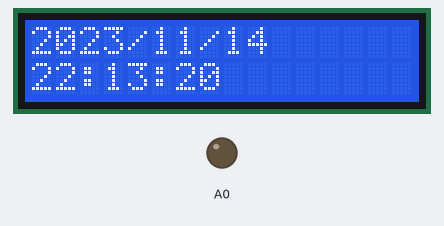
The sketch below on a simulated Arduino Nano, built with avr-gcc and run on an emulated ATmega328P. Parts: 16×2 character LCD, output pins drawn as LEDs (lit = HIGH). The local clock reads 2024-03-15 10:24:30 at power-on unless the sketch sets it.

Above: at 0.1 s.
At 4.2 s:
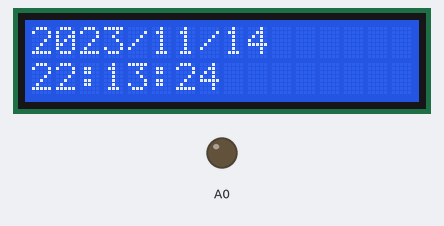
At 9.4 s:
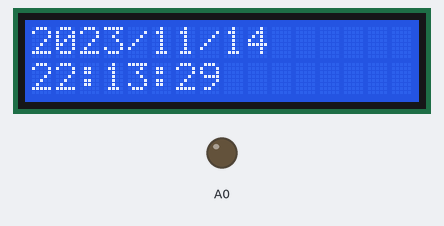
At 19.6 s:
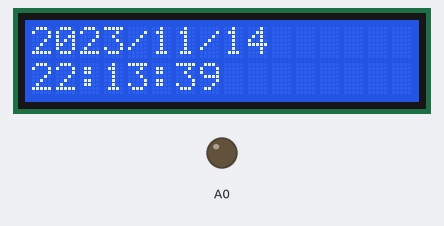
At 28.8 s:
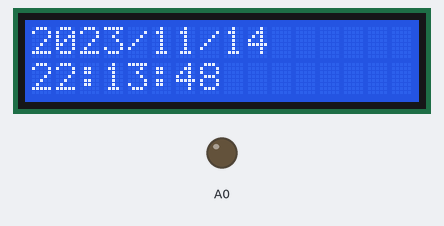
At 39.0 s:
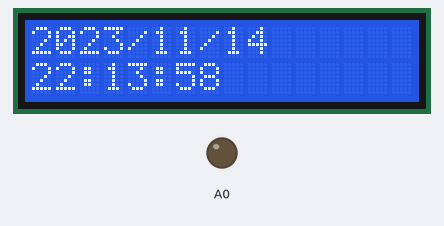

Measured:
- what the display in image 1 shows lasts 1.0 s, from 4.2 s to 5.2 s

The sketch:

nano-riego.ino
```cpp
#include <Wire.h>
#include <LiquidCrystal_I2C.h>

#include "RTClib.h"
// RTC_DS1307 rtc;
RTC_DS3231 rtc;
String irrigation = "";
String next ="";
String daysOfTheWeek[7] = { "Domingo", "Lunes", "Martes", "Miercoles", "Jueves", "Viernes", "Sabado" };
String monthsNames[12] = { "Enero", "Febrero", "Marzo", "Abril", "Mayo",  "Junio", "Julio","Agosto","Septiembre","Octubre","Noviembre","Diciembre" };

LiquidCrystal_I2C lcd(0x27, 16, 2);  // Inicia el LCD en la dirección 0x27, con 16 caracteres y 2 líneas

void setup()
{
  Serial.begin(9600);
   pinMode(A0, OUTPUT);
   if (!rtc.begin()) {
      Serial.println(F("Couldn't find RTC"));
      while (1);
   }
   // Si se ha perdido la corriente, fijar fecha y hora
   /*if (rtc.lostPower()) {
      // Fijar a fecha y hora de compilacion
      rtc.adjust(DateTime(F(__DATE__), F(__TIME__)));

      // Fijar a fecha y hora específica. En el ejemplo, 21 de Enero de 2016 a las 03:00:00
      // rtc.adjust(DateTime(2016, 1, 21, 3, 0, 0));
   }*/
   rtc.adjust(DateTime(F(__DATE__), F(__TIME__)));
   lcd.begin();
   lcd.backlight();

 }
void irrigate(DateTime date) {

  if(date.hour() == 9 && date.minute() == 6 && date.second() >=0 && date.second()<= 55) {
    next= " ->15:12";
    irrigation = " 40s";
    digitalWrite(A0, HIGH);
  } else if(date.hour() == 15 && date.minute() == 12 && date.second() >=0 && date.second()<=40) {
    next= " ->21:00";
    irrigation = " 55s";
    Serial.println("ON");
    digitalWrite(A0, HIGH);
  } else if(date.hour() == 21 && date.minute() == 0 && date.second() >=0 && date.second()<=55) {
    next= " ->09:06";
    irrigation = " 55s";
    Serial.println("ON");
    digitalWrite(A0, HIGH);
  } else {
    irrigation = "";
    digitalWrite(A0, LOW);
  }
}

void printDate(DateTime date)
{

   lcd.clear();
   lcd.setCursor(0, 0);
   String dd = String(date.year(), DEC) + "/" + String(date.month(), DEC) +"/"+ String(date.day(), DEC) + irrigation;

   lcd.print(dd);
   String hh = String(date.hour(), DEC) + ":"+ String(date.minute(), DEC) + ":"+ String(date.second(), DEC) + next;

   lcd.setCursor(0, 1);
   lcd.print(hh);
}

void loop() {
   // Obtener fecha actual y mostrar por Serial
   DateTime now = rtc.now();
   irrigate(now);
   printDate(now);
   delay(1000);
}
```
